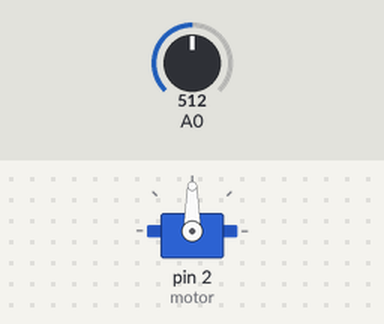
Recording of a sketch running on a simulated Arduino Uno, built with avr-gcc and run on an emulated ATmega328P. On the bench: servo. The inputs (shaded band) are chosen by the test bench; at power-on: A0 = 512.

Above: at 1.2 s.
1.3 s: A0 set to 198
2.8 s: A0 set to 162
At 3.4 s:
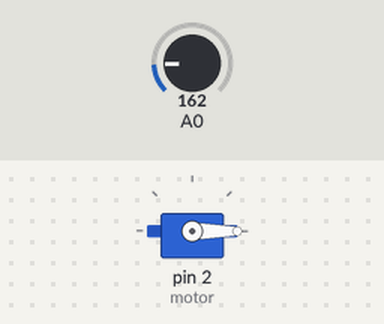
4.3 s: A0 set to 306
At 4.7 s:
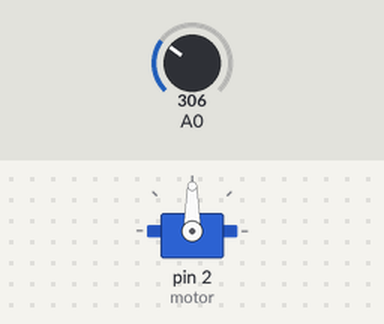
5.8 s: A0 set to 122
At 7.1 s:
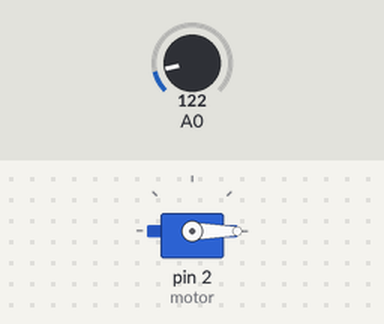
Timing chart, 0 to 8.3 s (numbered marks = the images above; inputs shaded):
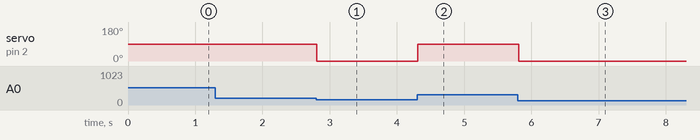

Measured:
- the behaviour switches between 181 and 180 on A0 (found by bisection; images 0 and 1)
- after the input at 1.3 s, every drawn part: stays the same
- after the input at 2.8 s, servo on pin 2 (motor): 90° → 0° at once
- after the input at 4.3 s, servo on pin 2 (motor): 0° → 90° at once
- after the input at 5.8 s, servo on pin 2 (motor): 90° → 0° at once

The sketch:

kulu_ka_makinesi_motor_1.ino
```cpp
//Yangın Alarmı
  #include <Servo.h>
Servo motor;
const int red=5;
const int green=3;
const int blue=4;
double degrees;
int sensorInput;

void setup(){
  motor.attach(2);
  motor.write(0);
}
void loop (){
  sensorInput = analogRead(A0);
degrees = (double)sensorInput / 1024;
degrees = degrees * 5;
degrees = degrees - 0.5;
 degrees = degrees * 100;


if(degrees < 36.5)
{
 motor.write(0);
digitalWrite(red,HIGH);
digitalWrite(green,LOW);
digitalWrite(blue,LOW);
}
else if(degrees >= 37 && degrees <= 38)
{
motor.write(0);
digitalWrite(red,LOW);
digitalWrite(green,HIGH);
digitalWrite(blue,LOW);
}
else if(degrees>38.5 )
{
motor.write(90);
digitalWrite(red,LOW);
digitalWrite(green,LOW);
digitalWrite(blue,HIGH);
}
delay(100);
}
```
